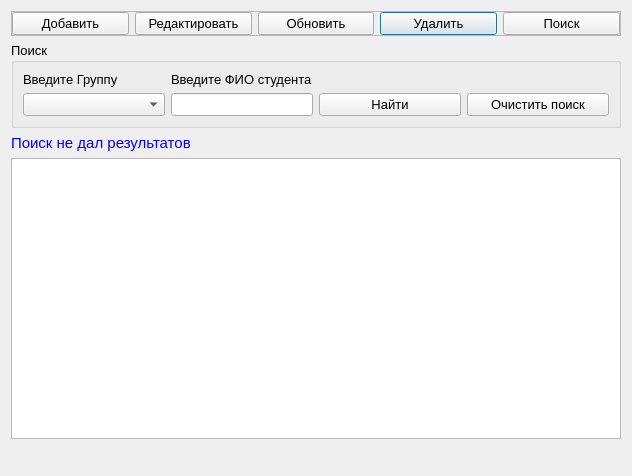
<?xml version="1.0" encoding="UTF-8"?>
<ui version="4.0">
 <class>TrudoustroistvoVipusknikov</class>
 <widget class="QDialog" name="TrudoustroistvoVipusknikov">
  <property name="geometry">
   <rect>
    <x>0</x>
    <y>0</y>
    <width>632</width>
    <height>476</height>
   </rect>
  </property>
  <property name="windowTitle">
   <string>Трудоустройство выпускников</string>
  </property>
  <layout class="QGridLayout" name="gridLayout_2">
   <item row="0" column="0" colspan="3">
    <widget class="QFrame" name="frame">
     <property name="frameShape">
      <enum>QFrame::StyledPanel</enum>
     </property>
     <property name="frameShadow">
      <enum>QFrame::Raised</enum>
     </property>
     <layout class="QGridLayout" name="gridLayout_3">
      <property name="leftMargin">
       <number>0</number>
      </property>
      <property name="topMargin">
       <number>0</number>
      </property>
      <property name="rightMargin">
       <number>0</number>
      </property>
      <property name="bottomMargin">
       <number>0</number>
      </property>
      <item row="0" column="4">
       <widget class="QPushButton" name="pushButton_del">
        <property name="font">
         <font>
          <pointsize>10</pointsize>
         </font>
        </property>
        <property name="text">
         <string>Удалить</string>
        </property>
        <property name="icon">
         <iconset resource="resourses.qrc">
          <normaloff>:/img/img/delete.png</normaloff>:/img/img/delete.png</iconset>
        </property>
       </widget>
      </item>
      <item row="0" column="0">
       <widget class="QPushButton" name="pushButton_add">
        <property name="font">
         <font>
          <pointsize>10</pointsize>
         </font>
        </property>
        <property name="text">
         <string>Добавить</string>
        </property>
        <property name="icon">
         <iconset resource="resourses.qrc">
          <normaloff>:/img/img/add.png</normaloff>:/img/img/add.png</iconset>
        </property>
       </widget>
      </item>
      <item row="0" column="5">
       <widget class="QPushButton" name="pushButton_search">
        <property name="font">
         <font>
          <pointsize>10</pointsize>
         </font>
        </property>
        <property name="text">
         <string>Поиск</string>
        </property>
        <property name="icon">
         <iconset resource="resourses.qrc">
          <normaloff>:/img/img/find.png</normaloff>:/img/img/find.png</iconset>
        </property>
       </widget>
      </item>
      <item row="0" column="1">
       <widget class="QPushButton" name="pushButton_edit">
        <property name="font">
         <font>
          <pointsize>10</pointsize>
         </font>
        </property>
        <property name="text">
         <string>Редактировать</string>
        </property>
        <property name="icon">
         <iconset resource="resourses.qrc">
          <normaloff>:/img/img/edit.png</normaloff>:/img/img/edit.png</iconset>
        </property>
       </widget>
      </item>
      <item row="0" column="3">
       <widget class="QPushButton" name="pushButton_update">
        <property name="font">
         <font>
          <pointsize>10</pointsize>
         </font>
        </property>
        <property name="text">
         <string>Обновить</string>
        </property>
        <property name="icon">
         <iconset resource="resourses.qrc">
          <normaloff>:/img/img/refresh.png</normaloff>:/img/img/refresh.png</iconset>
        </property>
       </widget>
      </item>
     </layout>
    </widget>
   </item>
   <item row="1" column="0" colspan="3">
    <widget class="QGroupBox" name="groupBox_search">
     <property name="font">
      <font>
       <pointsize>10</pointsize>
      </font>
     </property>
     <property name="title">
      <string>Поиск</string>
     </property>
     <layout class="QGridLayout" name="gridLayout" columnstretch="4,4,4,4">
      <item row="1" column="2">
       <widget class="QPushButton" name="pushButton_find">
        <property name="font">
         <font>
          <pointsize>10</pointsize>
         </font>
        </property>
        <property name="text">
         <string>Найти</string>
        </property>
        <property name="icon">
         <iconset resource="resourses.qrc">
          <normaloff>:/img/img/findOk.png</normaloff>:/img/img/findOk.png</iconset>
        </property>
       </widget>
      </item>
      <item row="1" column="3">
       <widget class="QPushButton" name="pushButton_clear">
        <property name="font">
         <font>
          <pointsize>10</pointsize>
         </font>
        </property>
        <property name="text">
         <string>Очистить поиск</string>
        </property>
        <property name="icon">
         <iconset resource="resourses.qrc">
          <normaloff>:/img/img/clear.png</normaloff>:/img/img/clear.png</iconset>
        </property>
       </widget>
      </item>
      <item row="1" column="1">
       <widget class="QLineEdit" name="lineEdit_student">
        <property name="clearButtonEnabled">
         <bool>true</bool>
        </property>
       </widget>
      </item>
      <item row="0" column="1">
       <widget class="QLabel" name="label_4">
        <property name="font">
         <font>
          <pointsize>10</pointsize>
         </font>
        </property>
        <property name="text">
         <string>Введите ФИО студента</string>
        </property>
       </widget>
      </item>
      <item row="0" column="0">
       <widget class="QLabel" name="label_5">
        <property name="font">
         <font>
          <pointsize>10</pointsize>
         </font>
        </property>
        <property name="text">
         <string>Введите Группу</string>
        </property>
       </widget>
      </item>
      <item row="1" column="0">
       <widget class="QComboBox" name="comboBox_group"/>
      </item>
     </layout>
    </widget>
   </item>
   <item row="2" column="0">
    <widget class="QLabel" name="label_result">
     <property name="maximumSize">
      <size>
       <width>16777215</width>
       <height>20</height>
      </size>
     </property>
     <property name="font">
      <font>
       <pointsize>11</pointsize>
      </font>
     </property>
     <property name="styleSheet">
      <string notr="true">color:rgb(0, 0, 255)</string>
     </property>
     <property name="text">
      <string>Поиск не дал результатов</string>
     </property>
    </widget>
   </item>
   <item row="3" column="0" colspan="3">
    <widget class="QTableView" name="tableView_TrudoustrVipuskniki">
     <property name="font">
      <font>
       <pointsize>10</pointsize>
      </font>
     </property>
     <property name="contextMenuPolicy">
      <enum>Qt::ActionsContextMenu</enum>
     </property>
     <property name="alternatingRowColors">
      <bool>true</bool>
     </property>
     <property name="selectionMode">
      <enum>QAbstractItemView::SingleSelection</enum>
     </property>
     <property name="selectionBehavior">
      <enum>QAbstractItemView::SelectRows</enum>
     </property>
    </widget>
   </item>
   <item row="4" column="0">
    <spacer name="horizontalSpacer">
     <property name="orientation">
      <enum>Qt::Horizontal</enum>
     </property>
     <property name="sizeType">
      <enum>QSizePolicy::Preferred</enum>
     </property>
     <property name="sizeHint" stdset="0">
      <size>
       <width>198</width>
       <height>20</height>
      </size>
     </property>
    </spacer>
   </item>
   <item row="4" column="1">
    <widget class="QLabel" name="label_naideno">
     <property name="font">
      <font>
       <pointsize>12</pointsize>
      </font>
     </property>
     <property name="styleSheet">
      <string notr="true">color:rgb(85, 0, 255)</string>
     </property>
     <property name="text">
      <string/>
     </property>
    </widget>
   </item>
   <item row="4" column="2">
    <spacer name="horizontalSpacer_2">
     <property name="orientation">
      <enum>Qt::Horizontal</enum>
     </property>
     <property name="sizeType">
      <enum>QSizePolicy::Preferred</enum>
     </property>
     <property name="sizeHint" stdset="0">
      <size>
       <width>198</width>
       <height>20</height>
      </size>
     </property>
    </spacer>
   </item>
  </layout>
  <action name="actionEditRec">
   <property name="icon">
    <iconset resource="resourses.qrc">
     <normaloff>:/img/img/edit.png</normaloff>:/img/img/edit.png</iconset>
   </property>
   <property name="text">
    <string>Редактировать запись</string>
   </property>
   <property name="toolTip">
    <string>Редактировать выбранную запись</string>
   </property>
  </action>
  <action name="actionDelete">
   <property name="icon">
    <iconset resource="resourses.qrc">
     <normaloff>:/img/img/delete.png</normaloff>:/img/img/delete.png</iconset>
   </property>
   <property name="text">
    <string>Удалить выбранную запись</string>
   </property>
  </action>
 </widget>
 <resources>
  <include location="resourses.qrc"/>
 </resources>
 <connections/>
</ui>
